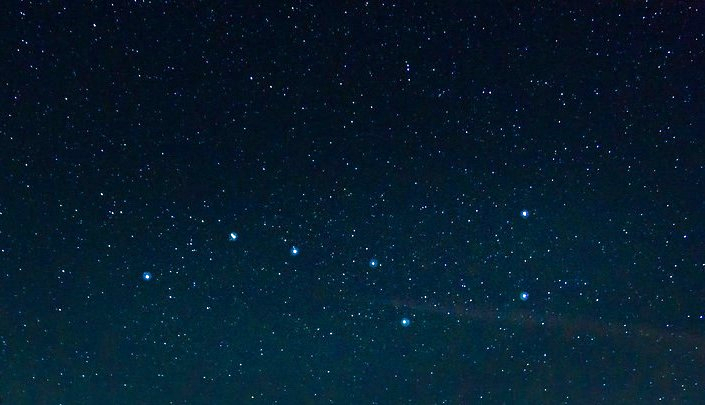
#> input picture constellation-recognition/brightened-image.png, 705 x 405 px, given in place of ursa_major_001.jpg, which was not available
$ python alg_0.1.5.py
#> lines starting #> are read from the running program, lines starting #| are printed output that depends on the picture; after the words box and inside, x2 and y2 are one past the last pixel; in counts of white or black regions, pixels touching at a corner belong together; pictures that were not available may be replaced by others from this repository, and a replacement may not be noted
import os
from os import path
import cv2
import numpy as np
import math
from matplotlib import pyplot as plt


# Constants --------------------------------------- START
# USED RGB COLORS
RGB_WHITE = (255, 255, 255)
RGB_BLACK = (0, 0, 0)
RBG_GREEN = (0, 255, 0)

# USED BRIGHTNESS, CONTRAST AND GAMMA VALUES
BRIGHTNESS = 20
CONTRAST = 2.0
GAMMA = 0.2

# USED BRIGHTNESS, CONTRAST AND GAMMA VALUES
MIN_CONTOUR_AREA_PRECISION = 0.18

# USED MARK SIZE
MARK_SIZE_PERCENTAGE = 0.05
# Constants --------------------------------------- END

# Functions --------------------------------------- START
# GAMMA CORRECTION
def gammaCorrection(img, gamma):
    invGamma = 1 / gamma
    table = [((i / 255) ** invGamma) * 255 for i in range(256)]
    table = np.array(table, np.uint8)
    return cv2.LUT(img, table)
# Functions --------------------------------------- END

# Algorithm --------------------------------------- START
# READ IMAGE (RGB and BW)
img_rgb = cv2.imread("img/ursa_major/ursa_major_001.jpg")
#> img_rgb is the input picture: shape (405, 705, 3); mean B, G, R 44.9, 28.5, 6

# CONTRAST, BRIGHTNESS AND GAMMA CORRECTIONS
adjusted = cv2.convertScaleAbs(img_rgb, alpha=CONTRAST, beta=BRIGHTNESS)
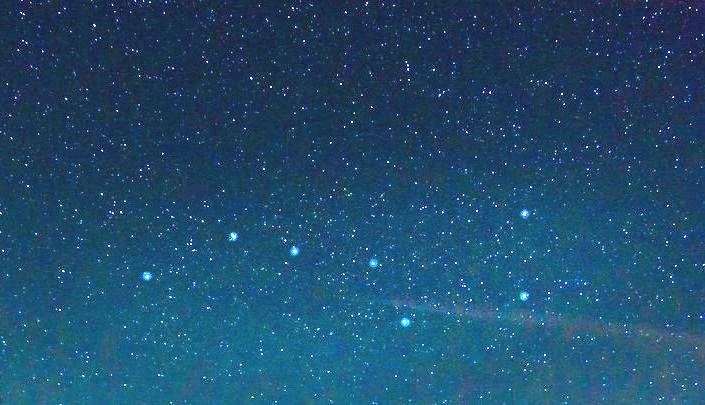
#> adjusted: shape (405, 705, 3); mean B, G, R 109.3, 76.5, 31.6
adjusted = gammaCorrection(adjusted, GAMMA)
#> in gammaCorrection, `return cv2.LUT(img, table)`:
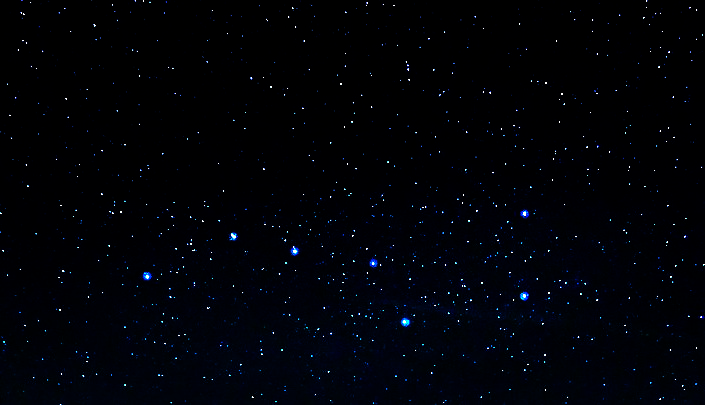
#> returned value: shape (405, 705, 3); mean of channels 0, 1, 2 7, 2.2, 0.8; drawn as B, G, R

# CONVERT IMAGE TO BW
img_bw = cv2.cvtColor(adjusted, cv2.COLOR_BGR2GRAY)

#plt.imshow(img_bw, 'gray')
#plt.title('stars')
#plt.show()

# RESIZE IMAGE
rows, cols = img_bw.shape
#> rows = 405; cols = 705
new_cols = int((1000 * cols) / rows)
#> new_cols = 1740
dimensions = (new_cols, 1000)
#> dimensions = (1740, 1000)
img_bw_resized = cv2.resize(img_bw, dimensions)
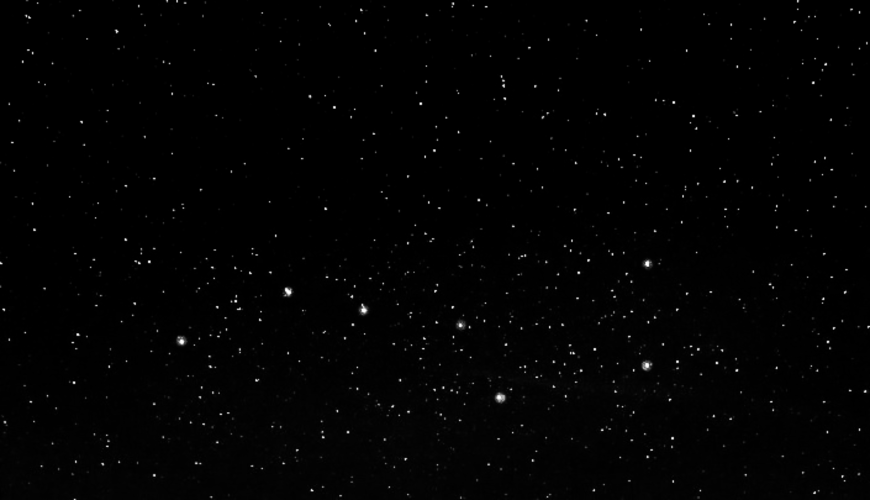
#> img_bw_resized: shape (1000, 1740) (shown at 1/2 size); min 0, max 255, mean 2.2

# CREATE THRASHOLDS (STARS)
thresholds = cv2.threshold(img_bw_resized, 220, 255, cv2.THRESH_BINARY|cv2.THRESH_OTSU)[1]
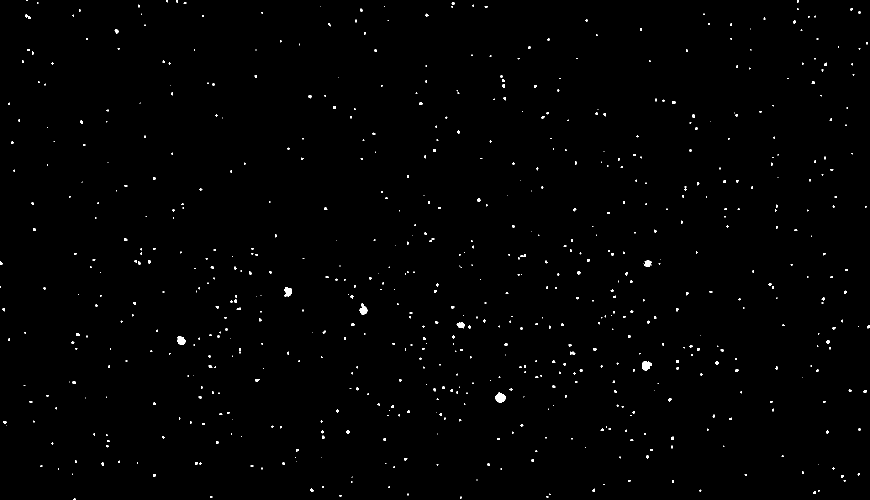
#> thresholds: shape (1000, 1740) (shown at 1/2 size); 0.63% white; 698 white regions (518 under 20 px)

# FIND CONTURES (STARS)
contours = cv2.findContours(thresholds, cv2.RETR_LIST, cv2.CHAIN_APPROX_SIMPLE)[-2]
#> contours = 700 contours, 655 with area under 20; largest, box (x1, y1, x2, y2) and area: (991, 785, 1011, 805) 266, (1284, 722, 1304, 741) 227, (719, 607, 736, 630) 194, (354, 673, 372, 690) 190, (568, 575, 584, 593) 178

# FIND THE GREATEST CONTOUR AREA
contours_areas = []
for contour in contours:
    contours_areas.append(cv2.contourArea(contour))
#> this loop made 700 passes
#> contour on passes 9, 15, 16: [[1636, 980], [1636, 982], [1638, 982], [1638, 980]], [[1207, 968], [1207, 969], [1208, 969], [1208, 968]], [[702, 963], [702, 964], [704, 964], [704, 963]]
#> after the loop, contours_areas = 700 values, max 266 at index 135, min 0 at index 34, mean 9.93

# DEFINE MIN-MAX CONTOUR AREA
contours_areas.sort(reverse = True)
max_contour_area = contours_areas[0]
#> max_contour_area = 266
min_contour_area = MIN_CONTOUR_AREA_PRECISION * max_contour_area
#> min_contour_area = 47.88

# TRIM CONTOURS BY MIN-MAX CONTOUR AREA
trimmed_contours = []
trimmed_contours_areas = []
for contour in contours:
    if min_contour_area <= cv2.contourArea(contour) <= max_contour_area:
        trimmed_contours_areas.append(cv2.contourArea(contour))
        trimmed_contours.append(contour)
#> after the loop, trimmed_contours = 7 contours; box (x1, y1, x2, y2) and area: (991, 785, 1011, 805) 266, (1284, 722, 1304, 741) 227, (719, 607, 736, 630) 194, (354, 673, 372, 690) 190, (568, 575, 584, 593) 178, (1287, 520, 1303, 534) 114, (913, 644, 930, 657) 110; trimmed_contours_areas = [266, 227, 189.5, 109.5, 193.5, 178.5, 114.5]

# SELECT DIMENSIONS FOR THE MARK
mark_path = 'img/mark.png'
mark = cv2.imread(mark_path, 0)
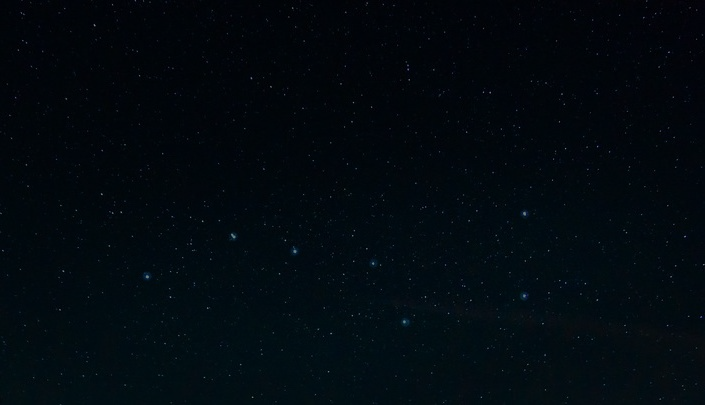
#> input picture constellation-recognition/darkened-image.png, 705 x 405 px, given in place of mark.png, which was not available
#> mark: shape (405, 705); min 0, max 125, mean 7.2
mark_dimensions = int(math.ceil(dimensions[1] * MARK_SIZE_PERCENTAGE))
#> mark_dimensions = 50
mark_dimensions_offset = int(math.ceil(mark_dimensions/2))
#> mark_dimensions_offset = 25

print("Number of stars detected: ", len(trimmed_contours))
#| Number of stars detected:  7

for trimmed_cnt in trimmed_contours:
    x, y, w, h = cv2.boundingRect(trimmed_cnt)

    x_offset = x - mark_dimensions_offset
    y_offset = y - mark_dimensions_offset

    x_end = x_offset + mark_dimensions
    y_end = y_offset + mark_dimensions

    mark_resized = cv2.resize(mark, (mark_dimensions, mark_dimensions))

    """
    THERE ARE 6 POSSIBLE SCENARIOS FOR OVERFLOW

    (ACTUALLY THERE ARE MORE, BUT THE OPTIONS WHERE THE MARK WILL OVERFLOW THE WHOLE,
    OR AT LAST GREATER PARTS OF THE IMAGE CAN BE IGNORED AS THE MARK SIZE IS:
    MARK_SIZE_PERCENTAGE × 'the greater dimension of the image')

    1. At the START for x OR y                  - NAPISANO
    2. At the END for x OR y                    - NAPISANO
    3. At the START for x AND y
    4. At the END for x AND y
    5. At the START for x AND END for y
    6. At the END for x AND START for y
    """

    # 3. At the START for x AND y
    if x_offset < 0 and y_offset < 0:
        mark_cropped = mark_resized[abs(y_offset) : mark_dimensions, abs(x_offset) : mark_dimensions]
        img_bw_resized[0 : y_end, 0 : x_end] = mark_cropped

    # 4. At the END for x AND y
    elif x_end > dimensions[0] and y_end > dimensions[1]:
        mark_cropped = mark_resized[0 : mark_dimensions - (y_end - dimensions[1]), 0 : mark_dimensions - (x_end - dimensions[0])]
        img_bw_resized[y_offset : dimensions[1], x_offset : dimensions[0]] = mark_cropped

    # 5. and 6.
    elif (x_offset < 0 or y_offset < 0) and (x_end > dimensions[0] or y_end > dimensions[1]):
        # 5. At the START for x AND END for y
        if x_offset < 0 and y_end > dimensions[1]:
            mark_cropped = mark_resized[0 : mark_dimensions - (y_end - dimensions[1]), abs(x_offset) : mark_dimensions]
            img_bw_resized[y_offset : dimensions[1], 0 : x_end] = mark_cropped

        # 6. At the END for x AND START for y
        if y_offset < 0 and x_end > dimensions[0]:
            mark_cropped = mark_resized[abs(y_offset) : mark_dimensions, 0 : mark_dimensions - (x_end - dimensions[0])]
            img_bw_resized[0 : y_end, x_offset : dimensions[0]] = mark_cropped
    # 2. At the END for x OR y  POPRAVI KOMENTARE
    elif (x_end > dimensions[0] or y_end > dimensions[1]) and not (x_offset < 0 or y_offset < 0):
        if x_end > dimensions[0] or y_end > dimensions[1]:
            if x_end > dimensions[0]:
                mark_cropped = mark_resized[0:mark_dimensions, 0: mark_dimensions - (x_end - dimensions[0])]
                img_bw_resized[y_offset : y_end, x_offset : dimensions[0]] = mark_cropped
            if y_end > dimensions[1]:
                mark_cropped = mark_resized[0:mark_dimensions - (y_end - dimensions[1]), 0:mark_dimensions]
                img_bw_resized[y_offset : dimensions[1], x_offset : x_end] = mark_cropped
    # 2. At the END for x OR y   POPRAVI KOMENTARE
    elif (x_offset < 0 or y_offset < 0) and not (x_end > dimensions[0] or y_end > dimensions[1]):
        if x_offset < 0 or y_offset < 0:
            if x_offset < 0:
                mark_cropped = mark_resized[0:mark_dimensions, abs(x_offset):mark_dimensions]
                img_bw_resized[y_offset : y_end, 0 : x_end] = mark_cropped
            if y_offset < 0:
                mark_cropped = mark_resized[abs(y_offset):mark_dimensions, 0:mark_dimensions]
                img_bw_resized[0 : y_end, x_offset : x_end] = mark_cropped
    # Anything else (not on edges)
    else:
        img_bw_resized[y_offset : y_end, x_offset : x_end] = cv2.resize(mark, (mark_dimensions, mark_dimensions))
#> this loop made 7 passes
#> (x, y, w, h, x_offset, y_offset, x_end, y_end) on passes 1 to 7: (991, 785, 20, 20, 966, 760, 1016, 810), (1284, 722, 20, 19, 1259, 697, 1309, 747), (354, 673, 18, 17, 329, 648, 379, 698), (913, 644, 17, 13, 888, 619, 938, 669), (719, 607, 17, 23, 694, 582, 744, 632), (568, 575, 16, 18, 543, 550, 593, 600), (1287, 520, 16, 14, 1262, 495, 1312, 545)
#> pass 1, `mark_resized = cv2.resize(mark, (mark_dimensions, mark_dimensions))`:
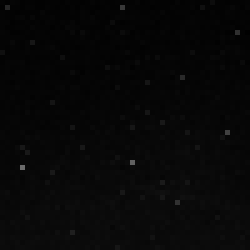
#> mark_resized: shape (50, 50) (shown 5 times larger); min 1, max 107, mean 7.2
#> after the loop:
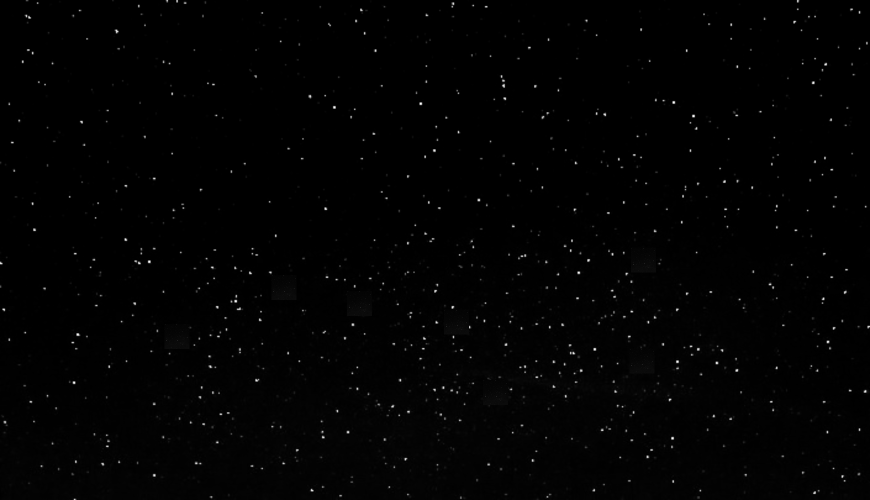
#> img_bw_resized: shape (1000, 1740) (shown at 1/2 size); 0.97% of pixels changed, all inside (x1, y1, x2, y2) = (329, 495, 1312, 810)

# SAVE FINAL IMAGE
new_file_name = "ursa_major_001_AI.jpg"
cv2.imwrite(new_file_name, img_bw_resized)
cv2.waitKey(0)
# Algorithm --------------------------------------- END
